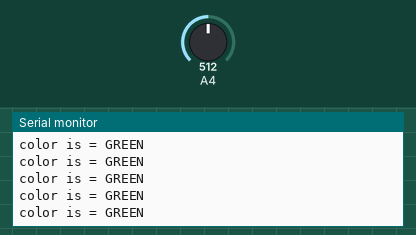
Simulated run of this sketch. Board: Arduino Mega 2560, built with avr-gcc and run on an emulated ATmega2560. Parts: the last lines printed to the serial monitor. Inputs (shaded band) come from the test bench; at power-on: A4 = 512.

Above: at 1.2 s.
1.3 s: A4 set to 491
At 1.68 s:
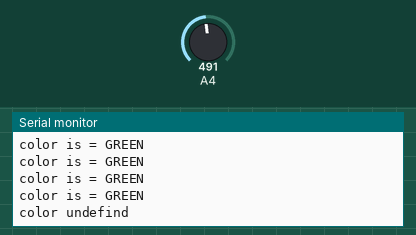
3.5 s: A4 set to 208
At 3.68 s:
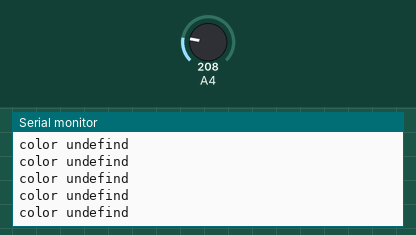
5.0 s: A4 set to 184
At 5.19 s:
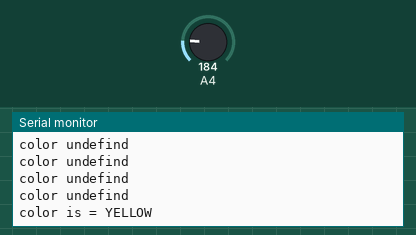

Measured:
- the behaviour switches between 501 and 500 on A4 (found by bisection; images 0 and 1)
- the behaviour switches between 200 and 199 on A4 (found by bisection; images 2 and 3)
- after the input at 1.3 s, the serial monitor: prints a new line after 0.20 s (image 1)
- after the input at 5.0 s, the serial monitor: prints a new line at once (image 3)

The sketch:

AnalogIn_LineDetection.ino
```cpp
// These constants won't change. They're used to give names to the pins used:
const int analogInPin = 36;  // Analog input pin that the potentiometer is attached to
//const int analogOutPin = 9; // Analog output pin that the LED is attached to

int sensorValue = 0;        // value read from the pot
int outputValue = 0;        // value output to the PWM (analog out)

void setup() {
  // initialize serial communications at 9600 bps:
  Serial.begin(9600);
}

void loop() {
  // read the analog in value:
  sensorValue = analogRead(analogInPin);
  // map it to the range of the analog out:
  outputValue = map(sensorValue, 0, 1023, 0, 255);
  // change the analog out value:
  //analogWrite(analogOutPin, outputValue);
   if (sensorValue>100&&sensorValue<200){

      Serial.println("color is = YELLOW" );

   }
    else if (sensorValue>500&&sensorValue<700){

      Serial.println("color is = GREEN");

    }
    else if (sensorValue>1100&&sensorValue<1250){

      Serial.println("color is = BLUE");

    }
    else {
      Serial.println("color undefind");

    }


  // print the results to the Serial Monitor:
  /*Serial.print("sensor = ");
  Serial.print(sensorValue);
  Serial.print("\t output = ");
  Serial.println(outputValue);
  */

  // wait 2 milliseconds before the next loop for the analog-to-digital
  // converter to settle after the last reading:
  delay(250);
}
```
